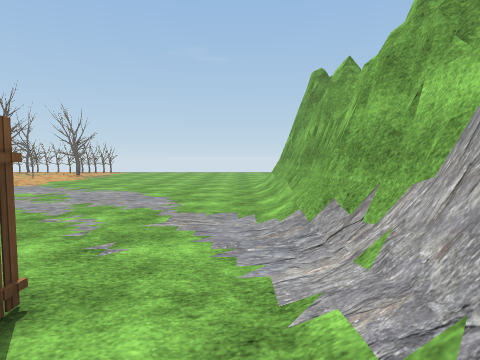
View 1 (above)

24 first-person views from a walk through a Unity game level. The camera is 1.4 m above the floor, tilts 4° down and sees 75° across. The floor is counted in squares, 1.69 m on a side. Each view is taken from the middle of a square. On the plan, view 1 faces up. The plan holds only what a view shows up to about 11 squares ahead; the rest is blank. The place goes on beyond the plan. The player is left out. Some animated figures are left out. Some surface patterns are stand-ins.

View 2
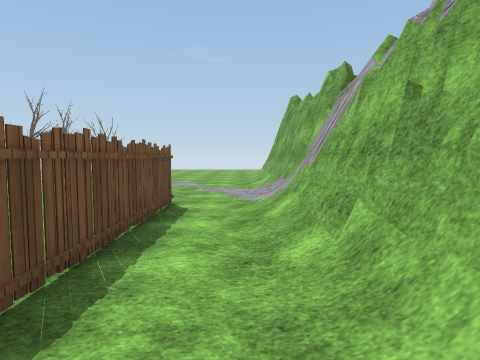

View 3
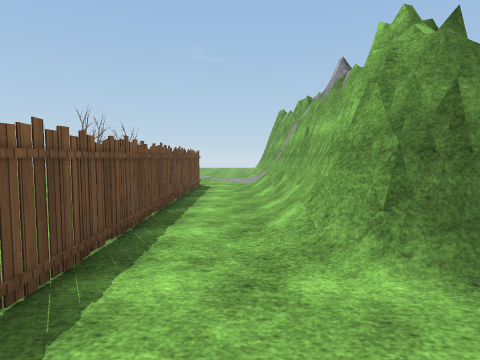

View 4
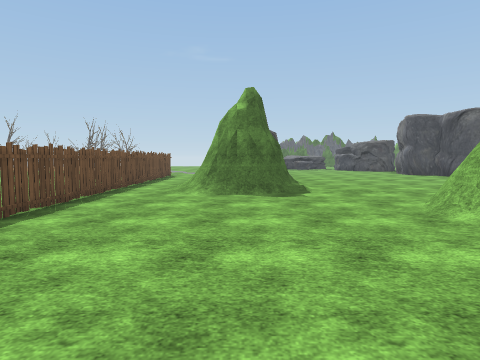

View 5
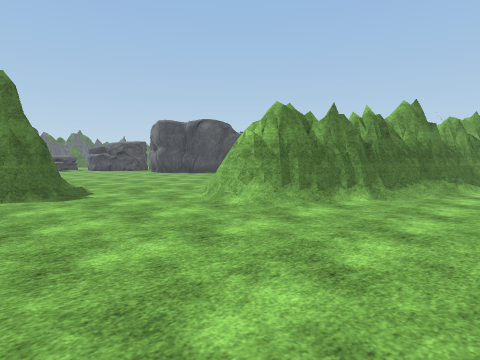

View 6
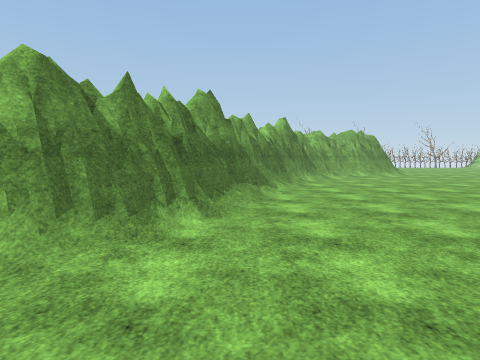

View 7
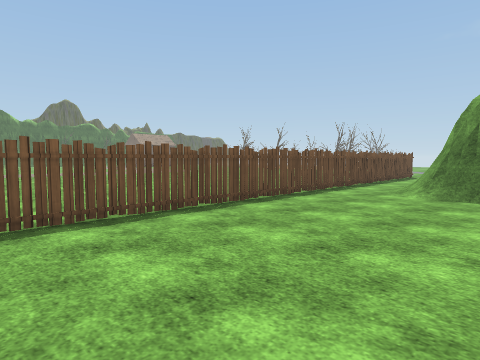

View 8
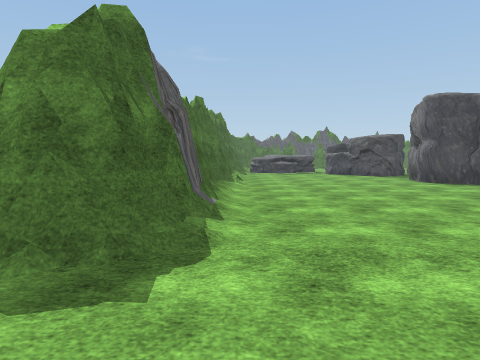

View 9
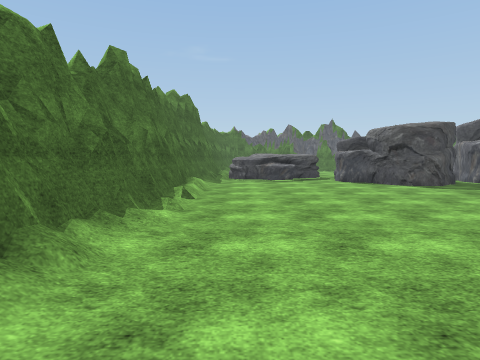

View 10
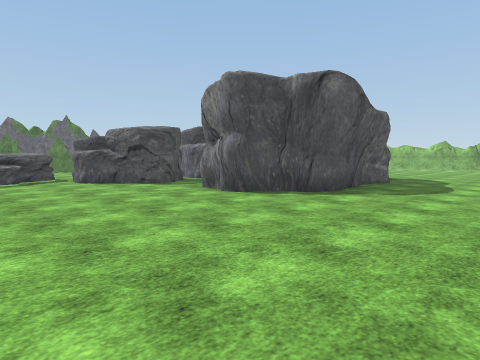

View 11
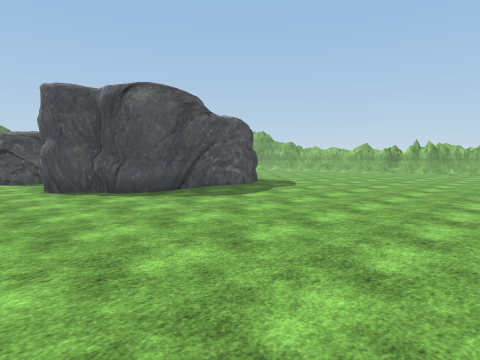

View 12
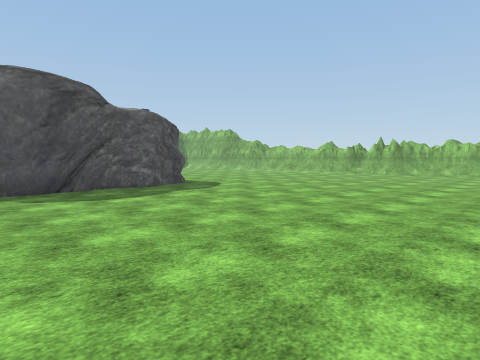

View 13
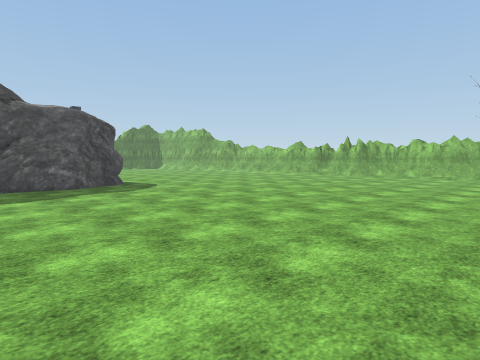

View 14
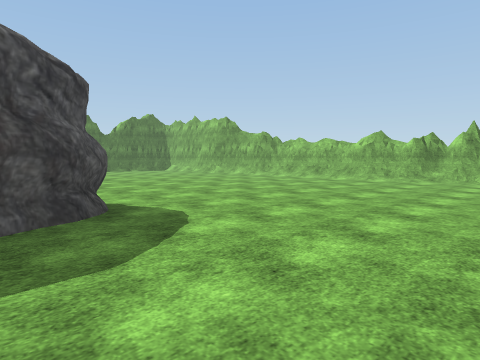

View 15
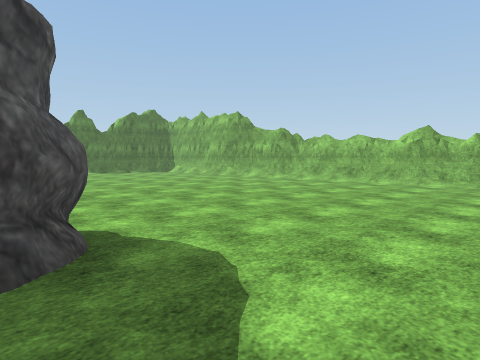

View 16
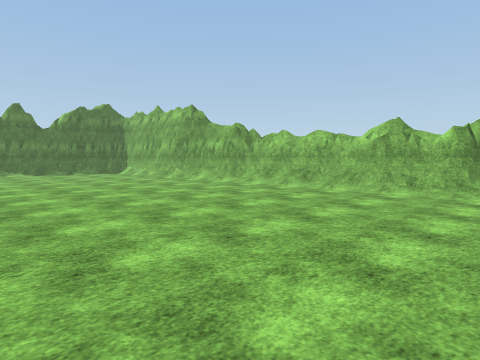

View 17
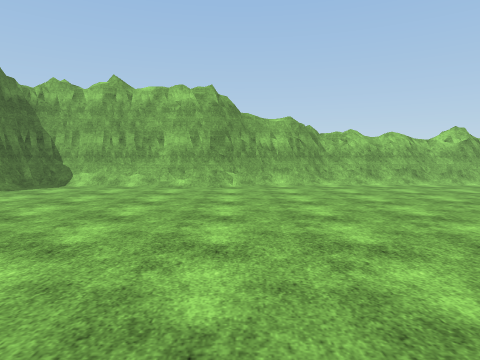

View 18
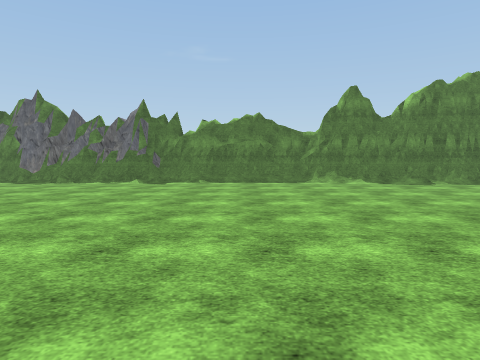

View 19
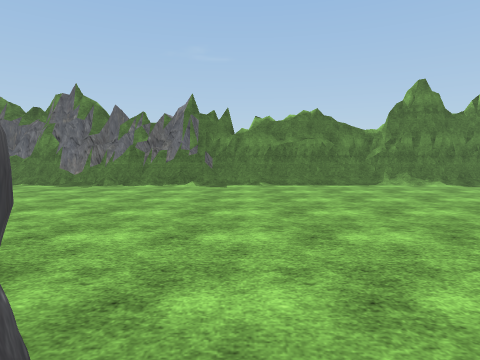

View 20
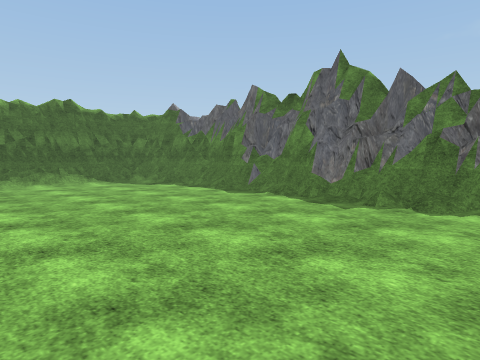

View 21
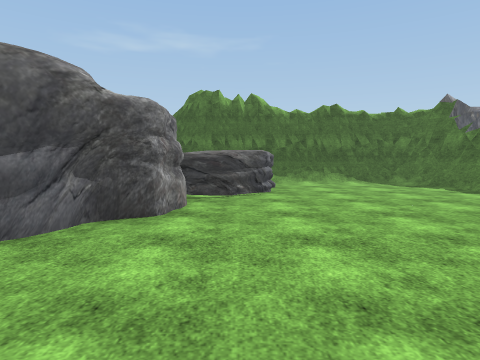

View 22
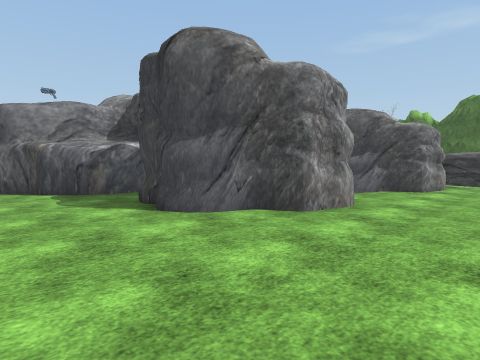

View 23
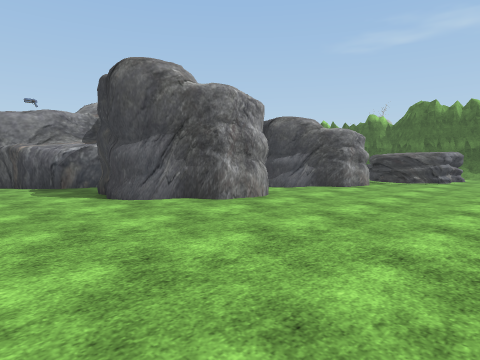

View 24
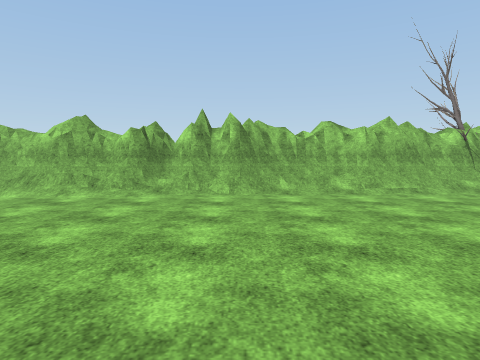

### Floor plan
Key: @ floor where view 1 was taken; # wall or solid block; x gap in a wall; . floor; / step, stairs or slope; = window, fence, low wall or low ledge; ^ raised ledge; T tree; O other object.
Columns run from 7 left of view 1 to 29 right of it. Each row starts with its distance up from view 1.
 18                           ####
 17            #################=#######
 16            #/....................=##
 15            #/...................../#
 14            #/...................../#
 13           ##/...................../#
 12            #....................../#
 11 ........     ###................../#
 10 O.......       #.#................/#
  9 ........#     ^####.###............##
  8  .......###/....########...........##
  7   ......###/.....###.  #.........../#
  6    .....###/........   ............/#
  5    .....###=.......   ##.........../#
  4     ....###/......#    ##........../#
  3      ...###/......#     ##........./#
  2      ...###/......##   ###........./#
  1     ..#.###/.......#####.........../#
  0     ..x@###......................../#
 -1      .#.###/......................./#
 -2      .#.###/.......................=#
 -3     ..#.###/........................#
 -4     ..#.###/........................#
 -5      .#.###/......................./#
 -6      .#.......  .................../#
 -7       #......= / ................../#
 -8       #...../#    /............    /T
 -9   ....#...../###    /....
-10  .....#....../#####
-11  .....#.........#####
-12   ....#............###
-13        ............./#

Positions as (right, up) in squares from view 1, and headings:
1: (0, 0), facing up
2: (0, -4), facing up
3: (0, -8), facing up
4: (2, -13), facing up
5: (1, -13), facing up-right
6: (3, -11), facing right
7: (3, -13), facing up-left
8: (4, -8), facing up
9: (5, -3), facing up
10: (5, -3), facing up-right
11: (8, -7), facing up-right
12: (11, -8), facing up-right
13: (13, -9), facing up-right
14: (16, -3), facing up-right
15: (17, -1), facing up-right
16: (20, -1), facing up-right
17: (18, 10), facing right
18: (19, 6), facing up
19: (17, 7), facing up
20: (15, 11), facing up-left
21: (15, 11), facing left
22: (19, 12), facing down-left
23: (19, 14), facing down-left
24: (21, -2), facing right
